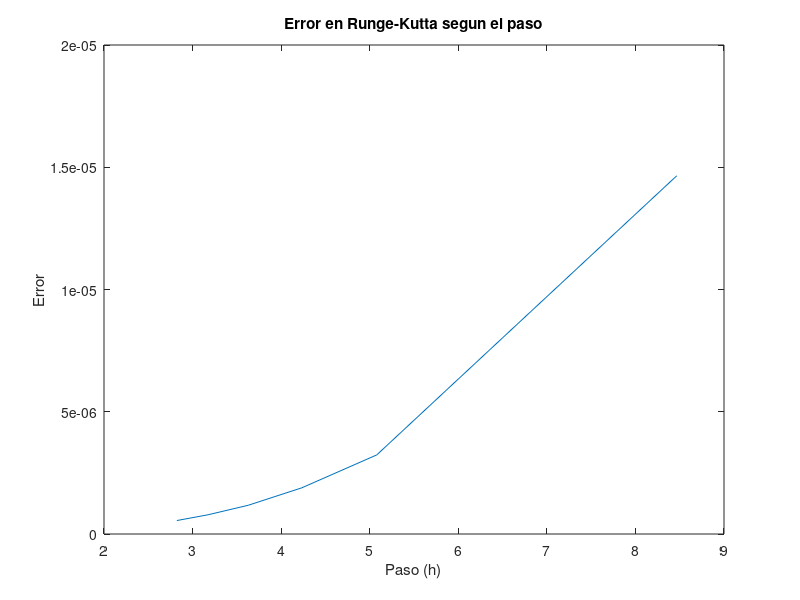
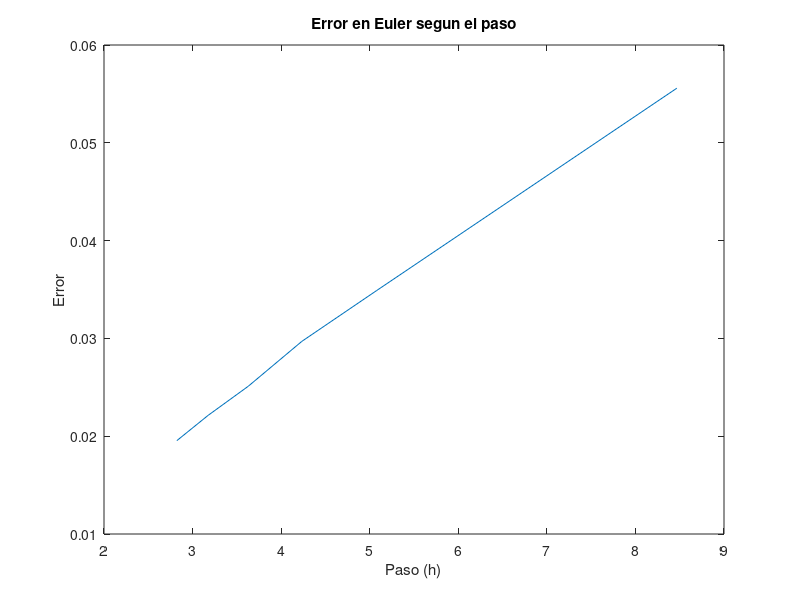

Here is the MATLAB script that generated these plots, in order:
%Arjovsky-94881-Tarela-18/6/2014

clear();

%Radio exterior: 244,475 milimetros. Radio interior: 219,075 milimetros. Espesor: 25,4 milimetros.
global rExt = 244.47500;
global rInt = 219.07500;

%padron: 94881. 
global TExt = 81.0;
global TInt = 948.0/6.0;

%Euler. f(y,t) es un function handler, h es el paso. t es un vector con la grilla de la variable independiente.
function y = Euler (f, h, y0,t)
  y(1) = y0; 
  n = columns(t);
  for i = [1:n-1]
    y(i+1) = y(i) + h* f(y(i),t(i));
  endfor
endfunction

%Se diferencia en que en lugar de recibir una funcion f a evaluar para la derivada recibe los valores de la derivada para la grilla.
function y = EulerDiscreto (f, h, y0,t)
  y(1) = y0; 
  n = columns(t);
  for i = [1:n-1]
    y(i+1) = y(i) + h* f(i);
  endfor
endfunction

%RK2
function y = Heun (f,h,y0,t)
  y(1) = y0;
  n = columns(t);
  for i = [1:n-1]
    yAux = y(i) + (2.0/3.0) * h * f(y(i),t(i));
    tAux = t(i) + h*(2.0/3.0);
    y(i+1) = y(i) + (h/4.0) * ( f(y(i),t(i)) + 3.0*f(yAux,tAux) );
  endfor
endfunction

%RK2. Como se usa para la segunda vuelta, es discreto (f es un vector).
function y = EulerMod (f,h,y0,t)
  y(1) = y0;
  n = columns(t);
  for i = [1:n-1]
    % No hace falta usar yAux = y(i) + h*f(i), ya que la f solo depende de la posicion. Ya esta calculada para todo punto en la grilla.
    y(i+1) = y(i) + (h/2)*(f(i)+f(i+1));
  endfor
endfunction

function T = solAnalitica(r)
  global TExt;
  global TInt;
  global rExt;
  global rInt;
  T = (TInt-TExt)*(log(rExt/r))/(log(rExt/rInt))+TExt;
endfunction

function dTdr = obtenerV(paso,v)
  global rInt;
  indice = (r- rInt)/paso
  dTdr = @(T,r) v(indice);
endfunction

%funcion derivada de la velocidad de transmision de temperatura segun el radio.
dvdr = @(v,r) -v/r;

%Se inician diferente las iteraciones ya que las estimadas dejan de contar antes.
iteraciones = 0;
itEstimadas = 1;

%Paso inicial: 1 milimetro.
paso = (rExt-rInt)/3;
pasos = [];
erroresE = [];
erroresRK = [];

do
  
  %grilla discretizada de radios.
  r = [rInt:paso:rExt];
  grillas{iteraciones + 1} = r;
  %Euler. 

  %Tiro1.
  vEuler1 = Euler(dvdr, paso, 0.0, r);
  TEuler1 = EulerDiscreto(vEuler1, paso, TInt, r);
  %Tiro 2.
  vEuler2 = Euler(dvdr, paso, 1.0, r);
  TEuler2 = EulerDiscreto(vEuler2, paso, 0.0, r);
  %Solucion aprox.
  TEuler = TEuler1 + (TExt-TEuler1(end))/(TEuler2(end))*TEuler2;
  TEs{iteraciones + 1} = TEuler;
  %Runge-Kutta. 

  %Tiro1.
  vRK1 = Heun(dvdr, paso, 0.0, r);
  TRK1 = EulerMod(vRK1, paso, TInt, r);
  %Tiro2.
  vRK2 = Heun(dvdr, paso, 1.0, r);
  TRK2 = EulerMod(vRK2, paso, 0.0, r);
  %Solucion aprox.
  TRK = TRK1 + (TExt-TRK1(end))/(TRK2(end))*TRK2;
  TRKs{iteraciones + 1} = TRK;
  solAnaliticaDiscreta = [0];
  for i = [1: columns(r)]
    solAnaliticaDiscreta(i) = solAnalitica(r(i));
  endfor
  
  iteraciones += 1.0;
  pasos = [pasos paso];
  printf('\nPaso: %.5f\n',paso)
  paso = (rExt - rInt)/(iteraciones+4);
  errorEstimado = max(abs(TEuler - TRK));
  if (errorEstimado > 0.02)
    itEstimadas += 1;
  endif
  errorEuler = max(abs(TEuler - solAnaliticaDiscreta));
  erroresE = [erroresE errorEuler];
  errorRK = max(abs(TRK - solAnaliticaDiscreta));
  erroresRK = [erroresRK errorRK];
  errorMax = max([errorEuler, errorRK]);
  
  %Output.
  
  printf ('Grilla     T(Euler)    T(RK)      T(Analitico) \n')
  for i = [1:columns(r)]
    printf('%.5f  %.5f   %.5f   %.5f\n', r(i),TEuler(i),TRK(i),solAnaliticaDiscreta(i));
  endfor
  printf('\nError(Euler) Error(RK) Error estimado\n');
  printf('%.5f       %.5f     %.5f\n\n',errorEuler,errorRK,errorEstimado);
until (errorMax < 0.02)

erroresE
erroresRK
plot(pasos,erroresRK)
title('Error en Runge-Kutta segun el paso')
xlabel('Paso (h)')
ylabel('Error')
print('-dpng',"errRK.png");

plot(pasos,erroresE)
title('Error en Euler segun el paso')
xlabel('Paso (h)')
ylabel('Error')
print('-dpng',"errE.png");

%Para el orden lo resuelvo otra vez pero reduciendo el paso a la mitad cada vez.
paso = (rExt-rInt)/2;

pasos = [];
erroresE = [];
erroresRK = [];
iteraciones = 0;
for j=[1:10]
  %grilla discretizada de radios.
  r = [rInt:paso:rExt];
  
  %Euler. 

  %Tiro1.
  vEuler1 = Euler(dvdr, paso, 0.0, r);
  TEuler1 = EulerDiscreto(vEuler1, paso, TInt, r);
  %Tiro 2.
  vEuler2 = Euler(dvdr, paso, 1.0, r);
  TEuler2 = EulerDiscreto(vEuler2, paso, 0.0, r);
  %Solucion aprox.
  TEuler = TEuler1 + (TExt-TEuler1(end))/(TEuler2(end))*TEuler2;
  %Runge-Kutta. 

  %Tiro1.
  vRK1 = Heun(dvdr, paso, 0.0, r);
  TRK1 = EulerMod(vRK1, paso, TInt, r);
  %Tiro2.
  vRK2 = Heun(dvdr, paso, 1.0, r);
  TRK2 = EulerMod(vRK2, paso, 0.0, r);
  %Solucion aprox.
  TRK = TRK1 + (TExt-TRK1(end))/(TRK2(end))*TRK2;
  solAnaliticaDiscreta = [0];
  for i = [1: columns(r)]
    solAnaliticaDiscreta(i) = solAnalitica(r(i));
  endfor
  
  iteraciones += 1.0;
  
  pasos = [pasos paso];
  paso = (rExt - rInt)/(2^(iteraciones));
  
  errorEuler = max(abs(TEuler - solAnaliticaDiscreta));
  erroresE = [erroresE errorEuler];
  errorRK = max(abs(TRK - solAnaliticaDiscreta));
  erroresRK = [erroresRK errorRK];
  errorMax = max([errorEuler, errorRK]);
endfor

erroresE
erroresRK
pasos

function str = csv(vec)
  str = num2str(vec(1));
  for i = [2: columns(vec)]
    str = [str,' ', num2str(vec(i))];
  endfor
endfunction 